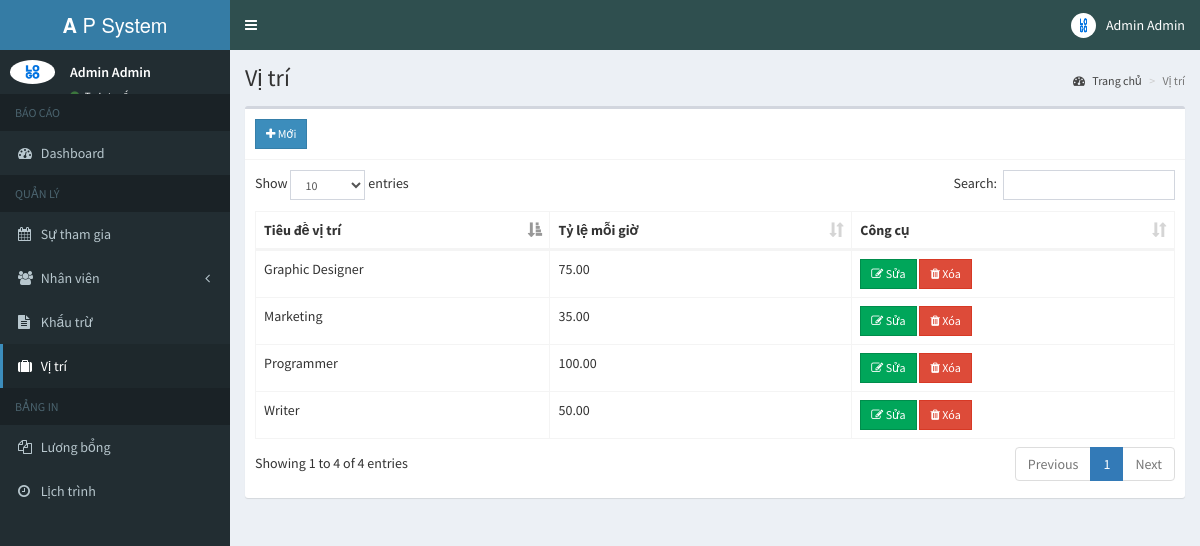
The page /admin/position.php (signed in) on the database its author committed.
### tables this page shows
CREATE TABLE `position` (
  `id` int(11) NOT NULL,
  `description` varchar(150) NOT NULL,
  `rate` double NOT NULL
);

### admin/includes/session.php (called while the page is built, shortened)
<?php
	include 'includes/conn.php';
	$sql = "SELECT * FROM admin WHERE id = '".$_SESSION['admin']."'";
	$query = $conn->query($sql);
	$user = $query->fetch_assoc();
?>

### admin/position.php (the view, shortened to what this page needs)
<?php include 'includes/session.php'; ?>
<?php include 'includes/header.php'; ?>
<body class="hold-transition skin-blue sidebar-mini">
<div class="wrapper">
  <?php include 'includes/navbar.php'; ?>
  <?php include 'includes/menubar.php'; ?>
  <div class="content-wrapper">
    <section class="content-header">
      <h1>
        Vị trí
      </h1>
      <ol class="breadcrumb">
        <li><a href="#"><i class="fa fa-dashboard"></i> Trang chủ</a></li>
        <li class="active">Vị trí</li>
      </ol>
    </section>
    <section class="content">
      <div class="row">
        <div class="col-xs-12">
          <div class="box">
            <div class="box-header with-border">
              <a href="#addnew" data-toggle="modal" class="btn btn-primary btn-sm btn-flat"><i class="fa fa-plus"></i> Mới</a>
            </div>
            <div class="box-body">
              <table id="example1" class="table table-bordered">
                <thead>
                  <th>Tiêu đề vị trí</th>
                  <th>Tỷ lệ mỗi giờ</th>
                  <th>Công cụ</th>
                </thead>
                <tbody>
                  <?php
                    $sql = "SELECT * FROM position";
                    $query = $conn->query($sql);
                    while($row = $query->fetch_assoc()){
                      echo "
                        <tr>
                          <td>".$row['description']."</td>
                          <td>".number_format($row['rate'], 2)."</td>
                          <td>
                            <button class='btn btn-success btn-sm edit btn-flat' data-id='".$row['id']."'><i class='fa fa-edit'></i> Sửa</button>
                            <button class='btn btn-danger btn-sm delete btn-flat' data-id='".$row['id']."'><i class='fa fa-trash'></i> Xóa</button>
                          </td>
                        </tr>
                      ";
                    }
                  ?>
                </tbody>
              </table>
            </div>
          </div>
        </div>
      </div>
    </section>
  </div>
</div>
</body>
</html>

### admin/includes/navbar.php (shortened to what this page needs)
<header class="main-header">
    <a href="home.php" class="logo">
      <span class="logo-lg"><b>A</b> P System</span>
    </a>
    <nav class="navbar navbar-static-top">
      <a href="#" class="sidebar-toggle" data-toggle="push-menu" role="button">
      </a>
      <div class="navbar-custom-menu">
        <ul class="nav navbar-nav">
          <li class="dropdown user user-menu">
            <a href="#" class="dropdown-toggle" data-toggle="dropdown">
              <img src="<?php echo (!empty($user['photo'])) ? '../images/'.$user['photo'] : '../images/profile.jpg'; ?>" class="user-image" alt="User Image">
              <span class="hidden-xs"><?php echo $user['firstname'].' '.$user['lastname']; ?></span>
            </a>
          </li>
        </ul>
      </div>
    </nav>
  </header>

### admin/includes/menubar.php (shortened to what this page needs)
<aside class="main-sidebar">
    <section class="sidebar">
      <div class="user-panel">
        <div class="pull-left image">
          <img src="<?php echo (!empty($user['photo'])) ? '../images/'.$user['photo'] : '../images/profile.jpg'; ?>" class="img-circle" alt="User Image">
        </div>
        <div class="pull-left info">
          <p><?php echo $user['firstname'].' '.$user['lastname']; ?></p>
          <a><i class="fa fa-circle text-success"></i> Trực tuyến</a>
        </div>
      </div>
      <ul class="sidebar-menu" data-widget="tree">
        <li class="header">BÁO CÁO</li>
        <li class=""><a href="home.php"><i class="fa fa-dashboard"></i> <span>Dashboard</span></a></li>
        <li class="header">QUẢN LÝ</li>
        <li><a href="attendance.php"><i class="fa fa-calendar"></i> <span>Sự tham gia</span></a></li>
        <li class="treeview">
          <a href="#">
            <i class="fa fa-users"></i>
            <span>Nhân viên</span>
            <span class="pull-right-container">
              <i class="fa fa-angle-left pull-right"></i>
            </span>
          </a>
        </li>
        <li><a href="deduction.php"><i class="fa fa-file-text"></i> Khấu trừ</a></li>
        <li><a href="position.php"><i class="fa fa-suitcase"></i> Vị trí</a></li>
        <li class="header">BẢNG IN</li>
        <li><a href="payroll.php"><i class="fa fa-files-o"></i> <span>Lương bổng</span></a></li>
        <li><a href="schedule_employee.php"><i class="fa fa-clock-o"></i> <span>Lịch trình</span></a></li>
      </ul>
    </section>
  </aside>

### rows shown on the page
position: description "Programmer", rate "100.00"
position: description "Writer", rate "50.00"
position: description "Marketing", rate "35.00"
position: description "Graphic Designer", rate "75.00"

### other values the page prints
$user['firstname'] "Admin"
$user['lastname'] "Admin"
